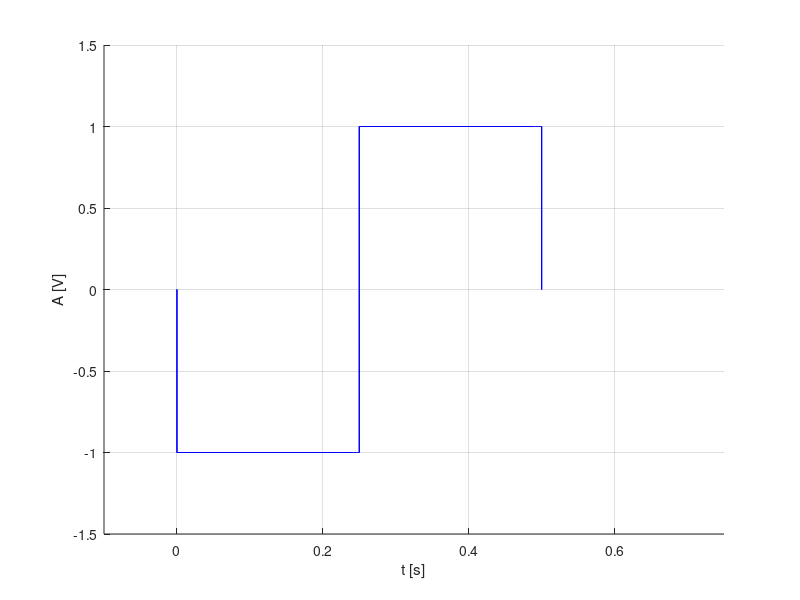

The MATLAB script that drew this image:
1.%Se va genera un semnal cu rezolutie temporara de 2ms, 20ms
%200ms pentru un semnal continuu de tipul:
%3. Semnal dreptunghiular multinivel, aleator
% Durata fiecarui nivel: 0,25 s.
% Nivelurile
%a) {-1, 1}
%b) {-3,-1,1,3}
%c) {-5,-3,-1,1,3,5}
%d) {-7,-5,-3,-1,1,3,5,7}

hold on
xlabel('t [s]'),ylabel('A [V]')
%a) nivelurile {-1, 1}
%Rezolutia temporara de 2ms



%y variaza de la 0 la -1
y=0:-0.002:-1;
x=y*0;
plot(x,y,'b')
%nivel -1
x = 0: 0.2: 1/4;
y = -1+0*x;
plot(x, y, 'b'),grid

%x=1/4;y variaza de la -1 la 1
y=-1:0.2:1;
x=y*0+1/4;
plot(x,y,'b')

%nivel 1
x = 1/4:0.2:1/2;
y=1+0*x;
plot(x,y,'b')

%x=1/2; y variaza de la 1 la -1
y=1:-0.2:0;
x=y*0+1/2;
plot(x,y,'b')

axis([-0.1 3/4 -1.5 1.5])




2.%Se va genera un semnal cu rezolutie temporara de 2ms, 20ms
%200ms pentru un semnal continuu de tipul:
%3. Semnal dreptunghiular multinivel, aleator
% Durata fiecarui nivel: 0,25 s.
% Nivelurile
%a) {-1, 1}
%b) {-3,-1,1,3}
%c) {-5,-3,-1,1,3,5}
%d) {-7,-5,-3,-1,1,3,5,7}

hold on
xlabel('t [s]'),ylabel('A [V]')
%a) nivelurile {-1, 1}
%Rezolutia temporara de 20ms



%y variaza de la 0 la -1
y=0:-0.02:-1;
x=y*0;
plot(x,y,'b')
%nivel -1
x = 0: 0.02: 1/4;
y = -1+0*x;
plot(x, y, 'b'),grid

%x=1/4;y variaza de la -1 la 1
y=-1:0.02:1;
x=y*0+1/4;
plot(x,y,'b')

%nivel 1
x = 1/4:0.02:1/2;
y=1+0*x;
plot(x,y,'b')

%x=1/2; y variaza de la 1 la -1
y=1:-0.02:0;
x=y*0+1/2;
plot(x,y,'b')

axis([-0.1 3/4 -1.5 1.5])




3.%Se va genera un semnal cu rezolutie temporara de 2ms, 20ms
%200ms pentru un semnal continuu de tipul:
%3. Semnal dreptunghiular multinivel, aleator
% Durata fiecarui nivel: 0,25 s.
% Nivelurile
%a) {-1, 1}
%b) {-3,-1,1,3}
%c) {-5,-3,-1,1,3,5}
%d) {-7,-5,-3,-1,1,3,5,7}

hold on
xlabel('t [s]'),ylabel('A [V]')
%a) nivelurile {-1, 1}
%Rezolutia temporara de 200ms



%y variaza de la 0 la -1
y=0:-0.002:-1;
x=y*0;
plot(x,y,'b')
%nivel -1
x = 0: 0.002: 1/4;
y = -1+0*x;
plot(x, y, 'b'),grid

%x=1/4;y variaza de la -1 la 1
y=-1:0.002:1;
x=y*0+1/4;
plot(x,y,'b')

%nivel 1
x = 1/4:0.002:1/2;
y=1+0*x;
plot(x,y,'b')

%x=1/2; y variaza de la 1 la -1
y=1:-0.002:0;
x=y*0+1/2;
plot(x,y,'b')

axis([-0.1 3/4 -1.5 1.5])






